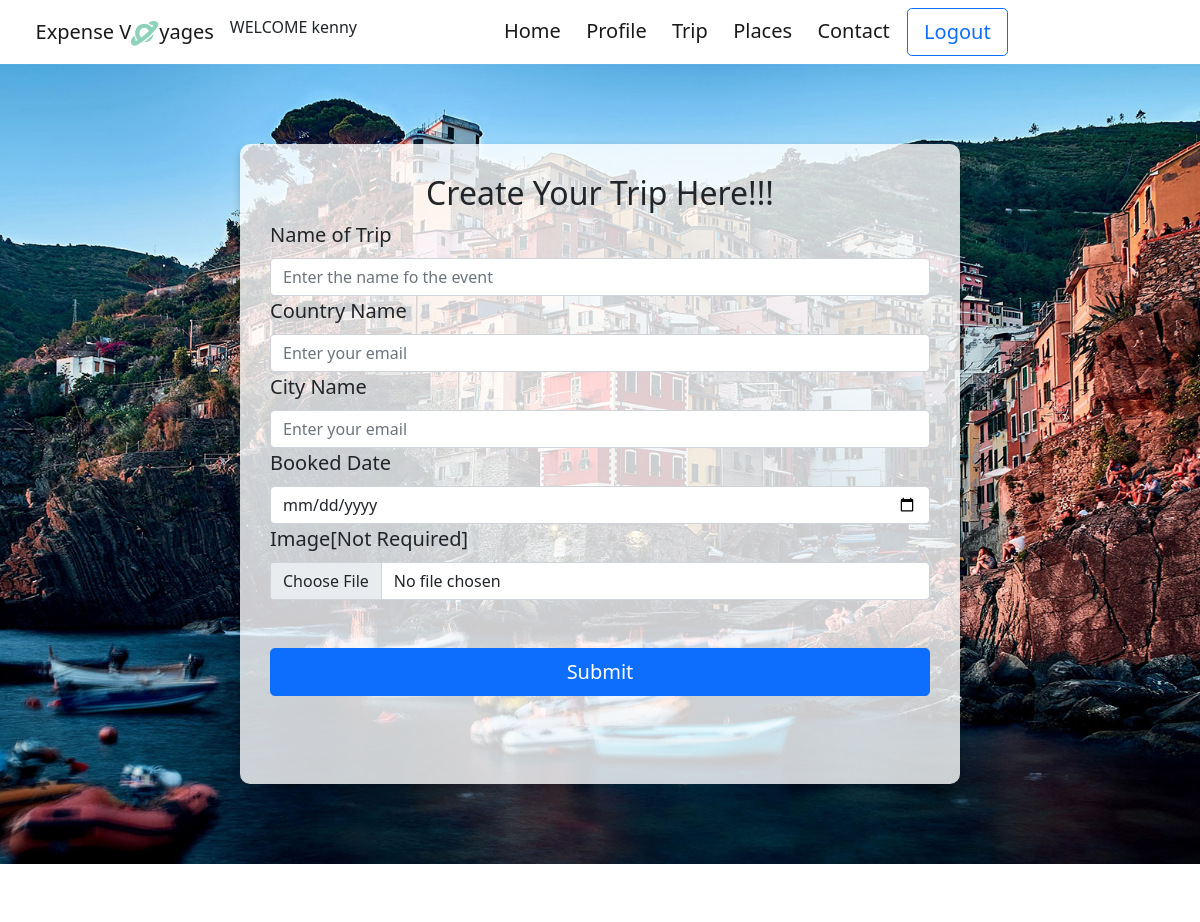
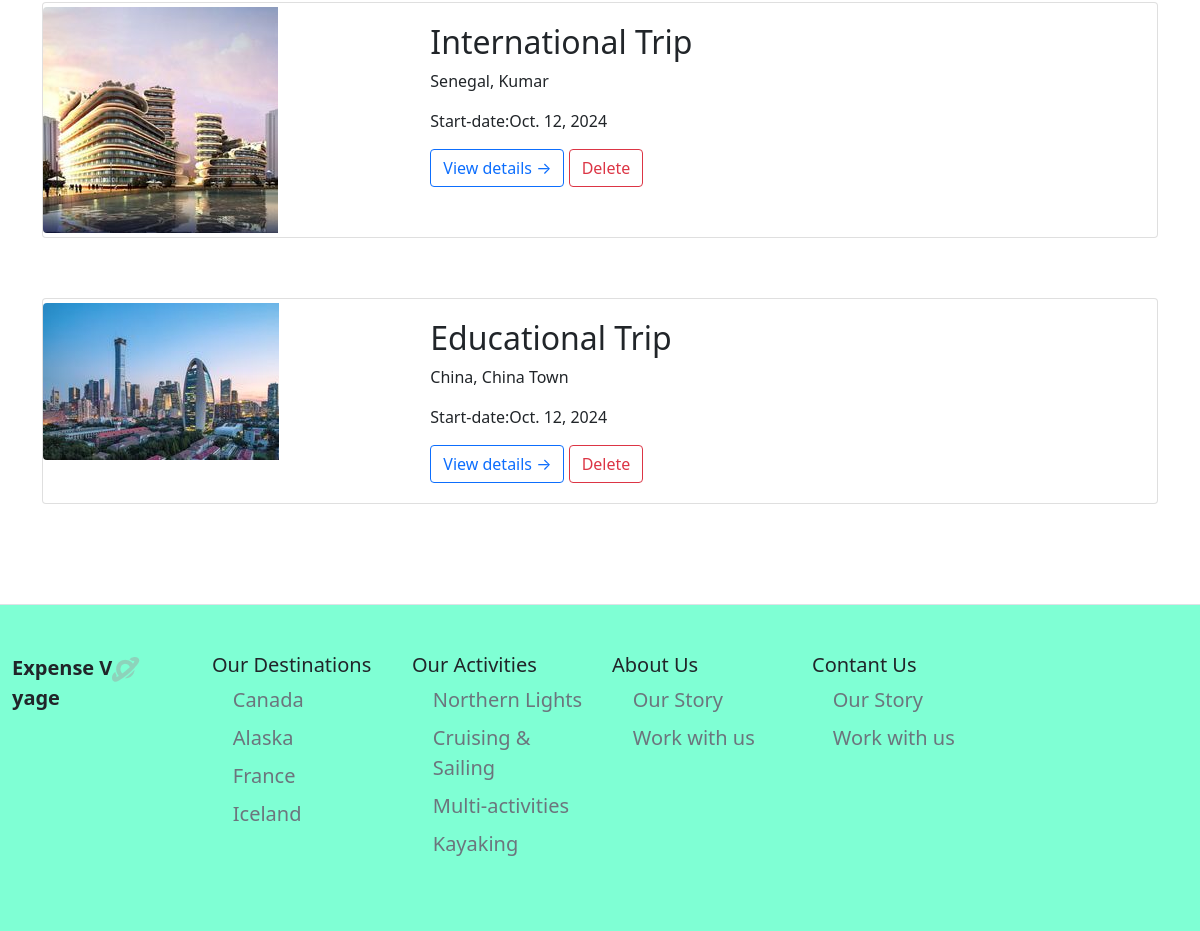
The page /trip/ (signed in) on the database its author committed (2 pictures, top to bottom).
### main/models.py (models this page shows, shortened)
class Trip(models.Model):
    user =models.ForeignKey(User, on_delete=models.CASCADE)
    name = models.CharField(max_length=200)
    country=models.CharField(max_length=200)
    country_city=models.CharField(max_length=200)
    date_booked = models.DateField()
    profile_img  =models.ImageField(upload_to='trip',default ='blank.png')

### main/views.py (the view, shortened to what this page needs)
# urls.py: path('trip/',views.trip, name='trip'),
@login_required(login_url='/login/')
def trip(request):
    trips=Trip.objects.filter(user=request.user)
    return render(request,'trip.html',{
                'trips':trips
    })

### main/templates/trip.html (shortened to what this page needs)
{% extends "base.html" %}
{% load static %}
    {% block css%}
    <link rel="stylesheet" href={% static 'css/trip.css' %}>
    {% endblock%}
    {% block navbar %}
    {% include 'nav.html'%}
    {% endblock %}
{% block content%}
<section class="section1" style="background-image: url(/static/img/home_slider.jpg);">
  <div class="form-overlay hidden">
    <h2 class="text-center">Create Your Trip Here!!!</h2>
    <form method="POST" action="" enctype="multipart/form-data">
      <div class="mb-6">
        <label for="name" class="form-label" id="label">Name of Trip</label>
        <input type="text" class="form-control " id="name" placeholder="Enter the name fo the event" name="name" required>
      </div>
      <div class="mb-6">
        <label for="text" class="form-label " id="label">Country Name </label>
        <input type="text" class="form-control " id="destination" placeholder="Enter your email" name="country" required>
      </div>
      <div class="mb-6">
        <label for="text" class="form-label " id="label">City Name </label>
        <input type="text" class="form-control " id="destination" placeholder="Enter your email" name="city" required>
      </div>
      <div class="mb-6">
        <label for="date" class="form-label" id="label">Booked Date</label>
        <input type="date" class="form-control " id="start_date" name="booked" required >
      </div>
      <div class="mb-6">
          <label for="image" class="form-label" id="label">Image[Not Required]</label>
          <input type="file" class="form-control " id="image" name="image">
        </div>
        <div class="d-flex justify-content-center" id="content">
          <button type="submit" class="btn btn-primary btn-lg w-100 my-5"  onclick="showSpinner()">Submit</button>
        </div>
  </form>
  </div>
</section>
<section class="section2">
{% for trip in trips%}
      <div class="container">
        <div class="card mb-3 py-1" style="max-width: 1540px;" id="card">
          <div class="row g-0">
            <div class="col-md-4">
              <img src={{trip.profile_img.url}} class="img-fluid rounded-start" alt="..." >
            </div>
            <div class="col-md-8">
              <div class="card-body">
                <h2 class="card-title">{{trip.name}}</h2>
                <p class="card-text">{{trip.country}}, {{trip.country_city}}</p>
                <p class="card-text">Start-date:{{trip.date_booked}} </p>
                <a href="{% url 'trip_details' trip.id %}" class="btn btn-outline-primary">View details &#8594</a>
                <a href="{% url 'trip_delete' trip.id %}" class="btn btn-outline-danger">Delete</a>
              </div>
            </div>
          </div>
        </div>
      </div>
{%endfor%}
</section>
{% endblock %}

### main/templates/nav.html (shortened to what this page needs)
{% load static %}
    {% block css%}
    <link rel='stylesheet'  href={% static 'css/nav.css'%}>
    {% endblock%}
    <nav class="navbar navbar-expand-lg navbar-light ">
        <div class="container-fluid">
          <a class="navbar-brand " href="" id="logo" >Expense  V<img src={% static 'img/Group 6.png' %} alt="No_image">yages</a>
          <h6>WELCOME {{user.username}}</h6>
          <div class="collapse navbar-collapse" id="navbarNavDropdown">
            <ul class="navbar-nav">
                      <ul class="navbar-nav">
                        <li class="nav-item ">
                          <a class="nav-link active "  href={% url 'index'%}>Home</a>
                        </li>
                      <li class="nav-item">
                          <a class="nav-link active" href={% url 'profile' %}>Profile</a>
                      </li>
                            <li class="nav-item">
                              <a class="nav-link active " href={% url 'trip' %}>Trip</a>
                            </li>
                      <li class="nav-item ">
                        <a class="nav-link active " href={% url 'places' %}>Places</a>
                      </li>
                    <li class="nav-item ">
                      <a class="nav-link active " href={% url 'contact' %}>Contact</a>
                    </li>
                    {% if user.is_authenticated%}
                          <li class="nav-item " >
                            <a href={% url 'logout' %}>
                            <button class="btn btn-outline-primary btn-lg" >Logout</button>
                          </li>
                        {% else %}
                        <li class="nav-item " >
                          <a href={% url 'login' %}>
                          <button class="btn btn-outline-primary btn-lg" >Login</button>
                          </a>
                        </li>
                    {% endif %}
              </ul>
          </div>
        </div>
      </nav>

### static/css/trip.css (style rules this page uses)
* { padding: 0; margin: 0; }
.section1 { position: relative; height: 100vh; background-size: cover; background-position: center; }
.form-overlay { position: absolute; top: 50%; left: 50%; transform: translate(-50%, -50%); background-color: rgba(255, 255, 255, 0.8); padding: 30px; border-radius: 10px; box-shadow: 0 4px 8px rgba(0, 0, 0, 0.2); width: 60%; }
.section1 form #label { font-size: 20px; }
.section2 { margin-top: 50px; margin-bottom: 100px; }
.section2 .container #card { margin-top: 60px; }
.hidden { opacity: 0; min-height: 80vh; filter: blur(5px); transform: translateX(-100%); transition: all 1s; }
.show { opacity: 1; transform: translate(-50%, -50%); filter: blur(0); }

### static/css/nav.css (style rules this page uses)
* { padding: 0; margin: 0; }
nav { background-color: white; }
ul { margin-left: 10%; }
ul li { padding-left: 2%; font-size: 20px; }
nav div div ul li button { padding:0px 3110px; }
#logo { font-size: 20px; font-weight: 500; margin-left: 2%; }

### rows shown on the page
Trip: profile_img (picture), name "International Trip", country "Senegal", country_city "Kumar", date_booked "Oct. 12, 2024"
Trip: profile_img (picture), name "Educational Trip", country "China", country_city "China Town", date_booked "Oct. 12, 2024"

### other values the page prints
{{ user.username }} "kenny"
